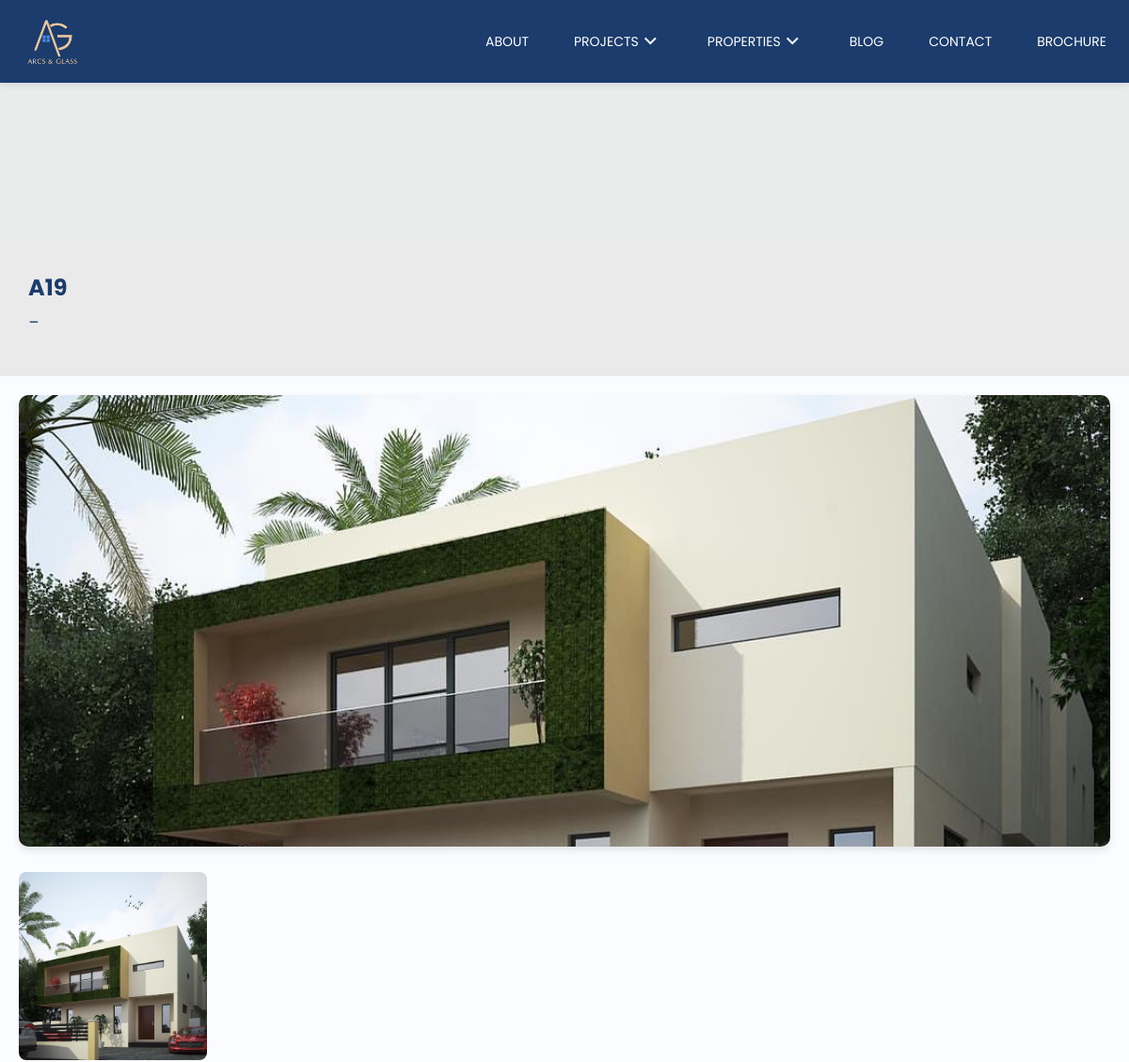
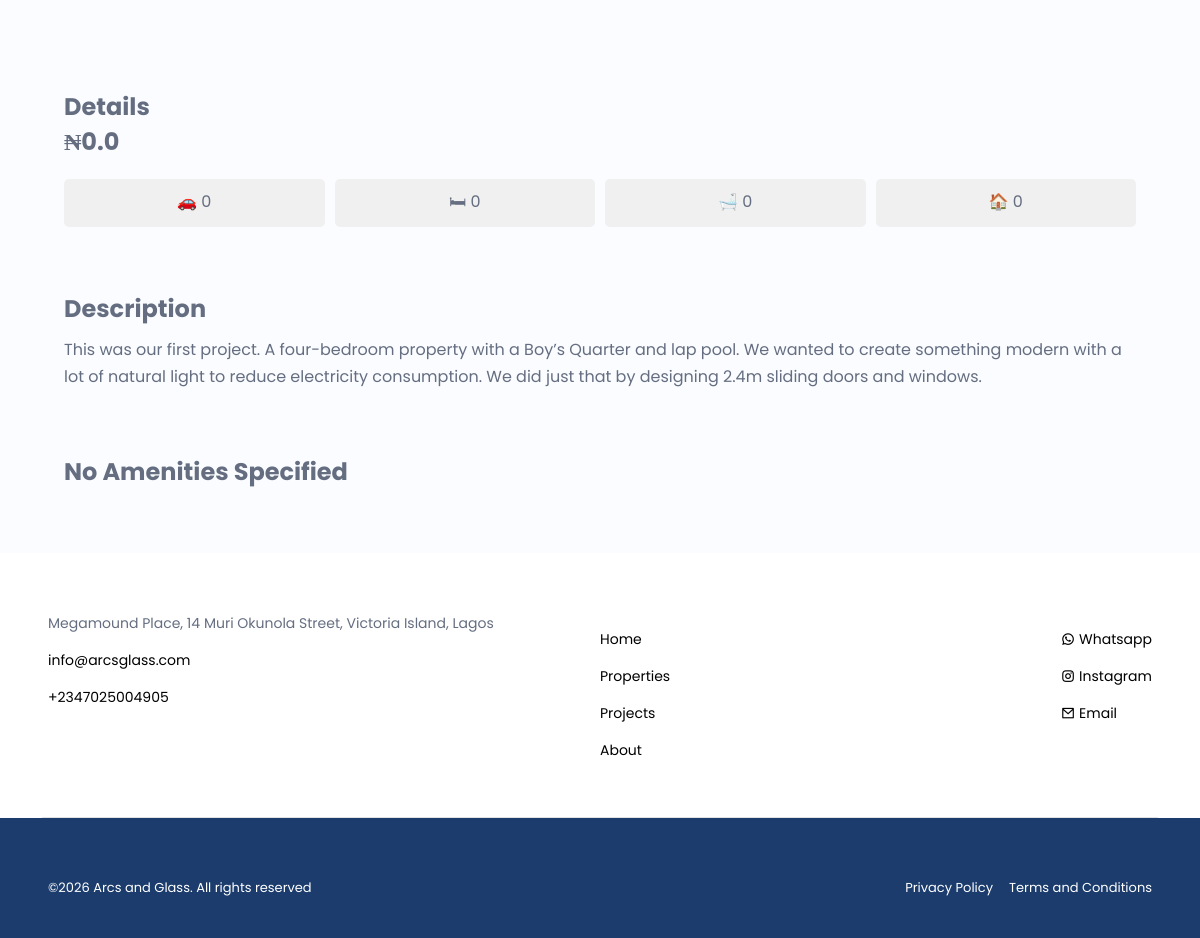
Page /property_info/a19 on the committed database (2 pictures, top to bottom).
### app/models.py (models this page shows, shortened)
class Property(models.Model):
    name = models.CharField(max_length=50)
    location = models.CharField(max_length=50)
    price = models.FloatField()
    bedroom_count = models.PositiveIntegerField(default=0)
    bathroom_count = models.PositiveIntegerField(default=0)
    parking_space_count = models.PositiveIntegerField(default=0)
    home_unit_count = models.PositiveIntegerField(default=0)
    property_type = models.CharField(max_length=50, choices=HOME_UNIT_CHOICES, default="duplex")
    description = models.TextField(default="")
    slug = models.SlugField(unique=True, max_length=255, default=f"{str(uuid4())}")
    created_at = models.DateTimeField(auto_now_add=True)

class PropertyImage(models.Model):
    property = models.ForeignKey(Property, on_delete=models.CASCADE, related_name="property_images")
    image = models.ImageField(upload_to="property")

class SiteInfo(models.Model):
    address = models.CharField(max_length=255)
    email = models.EmailField()
    phone_number = models.CharField(max_length=100)
    instagram = models.CharField(max_length=100)
    twitter = models.CharField(max_length=100)
    whatsapp = models.CharField(max_length=100)
    about_us = models.TextField(default="")

### app/views.py (the view)
# urls.py: path("property_info/<str:slug>", views.property_info, name="property_info"),
def property_info(request, slug):
    site_info = SiteInfo.objects.first()
    nav_latest_projects = Project.objects.all().order_by("-created_at")[:3]
    nav_latest_properties = Property.objects.all().order_by("-created_at")[:3]
    property = get_object_or_404(Property, slug=slug)
    return render(
        request,
        "property_info.html",
        context={
            "site_info": site_info,
            "nav_latest_projects": nav_latest_projects,
            "nav_latest_properties": nav_latest_properties,
            "property": property,
        },
    )

### app/templatetags/custom_tags.py (called while the page is built)
@register.filter
def format_amount(value):
    return format(value, ",")

### app/templates/property_info.html (shortened to what this page needs)
{% extends 'home_template.html' %}
{% load static %}
{% load custom_tags %}
{% block head %}
  <link rel="stylesheet" href="{% static './assets/css/properties.css' %}" />
  <link rel="stylesheet" href="{% static './assets/css/lightbox.css' %}" />
  <link rel="stylesheet" href="{% static './assets/css/propertyInfo.css' %}" />
{% endblock %}
{% block content %}
  <section class="property-section">
    <div class="content">
      <h2>{{ property.name }}</h2>
      <p>{{ property.location }}</p>
    </div>
  </section>
  <div class="gallery-container">
    <div class="featured-image">
      {% if property.property_images.count > 0 %}
        <img src="{{ property.property_images.first.image.url }}" alt="Featured Property" />
      {% else %}
        <img src="{% static 'assets/image/default.jpg' %}" alt="Featured Property" />
      {% endif %}
    </div>
    <div class="thumbnails">
      {% for property_image in property.property_images.all|slice:15 %}
        <a href="{{ property_image.image.url }}" data-lightbox="image-1" class="gallery-item w-inline-block w-lightbox"><img src="{{ property_image.image.url }}" alt="" class="{{ property_image.property.name }}" /></a>
      {% endfor %}
    </div>
  </div>
  <section class="property-info">
    <div>
      <h1>Details</h1>
      <div class="price">₦{{ property.price|format_amount }}</div>
      <div class="details">
        <div>🚗 {{ property.parking_space_count }}</div>
        <div>🛏 {{ property.bedroom_count }}</div>
        <div>🛁 {{ property.bathroom_count }}</div>
        <div>🏠 {{ property.home_unit_count }}</div>
      </div>
    </div>
    <div class="desc-section">
      <h2>Description</h2>
      <div class="description">
        <p>{{ property.description }}</p>
      </div>
    </div>
    {% if property.property_amenities.count < 1 %}
      <h2>No Amenities Specified</h2>
    {% endif %}
  </section>
{% endblock %}

### app/templates/footer.html (shortened to what this page needs)
<footer>
    <div class="footer">
      <div class="start">
        <p>
            {{ site_info.address }}
        </p>
        <ul>
          <li>
            <a href="mailto:{{ site_info.email }}">{{ site_info.email }}</a>
          </li>
          <li>
            <a href="tel:{{ site_info.phone_number }}">{{ site_info.phone_number }}</a>
          </li>
        </ul>
      </div>
      <div class="center">
        <ul>
          <li>
            <a href="{% url 'index' %}">Home</a>
          </li>
          <li>
            <a href="{% url 'properties' %}">Properties</a>
          </li>
          <li>
            <a href="{% url 'projects' %}">Projects</a>
          </li>
          <li>
            <a href="{% url 'about' %}">About</a>
          </li>
        </ul>
        <ul>
          <li>
            <a href="{{ site_info.whatsapp }}"> <span><i class="ri-whatsapp-line whatsapp"></i></span> Whatsapp</a>
          </li>
          <li>
            <a href="{{ site_info.instagram }}"> <span><i class="ri-instagram-line instagram"></i></span> Instagram</a>
          </li>
          <li>
            <a href="mailto:{{ site_info.email }}"> <span><i class="ri-mail-line"></i></span> Email</a>
          </li>
        </ul>
      </div>
    </div>
    <div class="footer_last">
      <p>
        &copy;Arcs and Glass. All rights reserved
      </p>
      <ul>
        <li>
          <a href="{% url 'index' %}">Privacy Policy</a>
        </li>
        <li>
          <a href="{% url 'index' %}">Terms and Conditions</a>
        </li>
      </ul>
    </div>
  </footer>

### public/static/assets/css/footer.css (style rules this page uses)
* { margin: 0; padding: 0; box-sizing: border-box; font-family: 'Poppins'; }
html, body { overflow-x: hidden; }
ul { list-style: none; padding-left: 0 !important; }
a { color: #000; text-decoration: none; }
.footer { display: flex; justify-content: space-between; background-color: #fff; background-image: none; margin-left: 0; margin-right: 0; padding: 60px 4% 40px; position: relative; font-size: 14px; }
.footer .start { width: 50%; }
.footer .center { width: 50%; display: flex; justify-content: space-between; }
.footer ul li { margin: 1rem 0; }
.footer_last { display: flex; justify-content: space-between; padding: 60px 4% 40px; font-size: 13px; background-color: #1b3c6c; color: #fff; }
.footer_last a { color: #fff; }
.footer_last ul { display: flex; gap: 1rem; }

### public/static/assets/css/properties.css (style rules this page uses)
.property-section { position: relative; width: 100%; height: 80vh; overflow: hidden; }
.content { position: absolute; bottom: 20px; left: 30px; z-index: 2; }

### static/assets/css/propertyInfo.css (style rules this page uses)
.property-section { position: relative; width: 100%; height: 50vh; overflow: hidden; background-color: #e7e7e7d3; color: #1B3C6C !important; }
.content { position: absolute; bottom: 20px; left: 30px; z-index: 2; }
.property-section .content p { margin-bottom: 2rem; }
.gallery-container { max-width: 1200px; margin: 0 auto; padding: 20px; }
.featured-image img { width: 100%; height: 60vh; border-radius: 10px; box-shadow: 0 4px 8px rgba(0, 0, 0, 0.1); margin-bottom: 20px; object-fit: cover; }
.thumbnails { display: flex; justify-content: space-between; gap: 15px; }
.thumbnails img { width: 200px; height: 200px; object-fit: cover; border-radius: 8px; cursor: pointer; transition: transform 0.3s ease, box-shadow 0.3s ease; }
.property-info { padding: 4rem; }
.price { font-size: 1.5em; font-weight: bold; margin-bottom: 20px; }
.details, .amenities { display: flex; flex-wrap: wrap; gap: 10px; margin-bottom: 20px; }
.details > div, .amenities > div { background-color: #f0f0f0; padding: 10px; border-radius: 5px; flex: 1 1 calc(20% - 10px); text-align: center; }
.desc-section { margin: 4rem 0; }
.description { margin:10px 0 20px; line-height: 1.7; }

### static/assets/css/global.css (style rules this page uses)
:root { --header-height: 3.5rem; --first-color: hsl(220, 68%, 54%); --first-color-lighten: hsl(220, 68%, 97%); --second-color: #b8742b; --title-color: hsl(220, 48%, 28%); --text-color: hsl(220, 12%, 45%); --body-color: hsl(220, 100%, 99%); --body-font: "Poppins", sans-serif; --normal-font-size: .938rem; --small-font-size: .813rem; --smaller-font-size: .75rem; --font-medium: 500; --font-semi-bold: 600; --z-tooltip: 10; --z-fixed: 100; }
@media screen and (min-width: 1024px) { :root { --normal-font-size: 1rem; --small-font-size: .875rem; --smaller-font-size: .813rem; } }
* { box-sizing: border-box; padding: 0; margin: 0; }
body { font-family: var(--body-font); font-size: var(--normal-font-size); background-color: var(--body-color); color: var(--text-color); }
ul { list-style: none; }
a { text-decoration: none; }

### rows in the picture
Property: name "A19", location "_", property_images.first.image (picture), price "0.0", parking_space_count "0", bedroom_count "0", bathroom_count "0", home_unit_count "0", description "This was our first project. A four-bedroom property with a Boy’s Quarter and lap pool. We wanted to create something modern with a lot of natural light to reduce electricity consumption. We did just that by designing 2.4m sliding doors and windows."
PropertyImage: image (picture)
SiteInfo: address "Megamound Place, 14 Muri Okunola Street, Victoria Island, Lagos", email "info@arcsglass.com", phone_number "+2347025004905"
